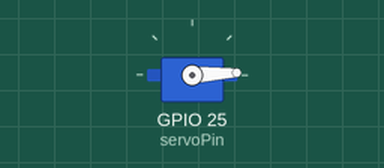
Simulated run of this sketch. Board: ESP32. Shown: servo.

Above: at 0.05 s.
At 1.3 s:
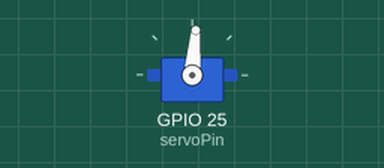
At 2.6 s:
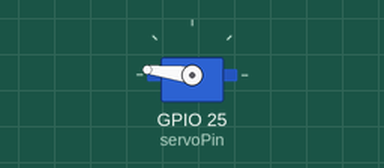
At 5.2 s:
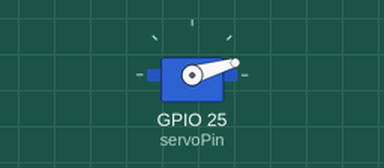
Timing chart, 0 to 7.1 s (numbered marks = the images above):
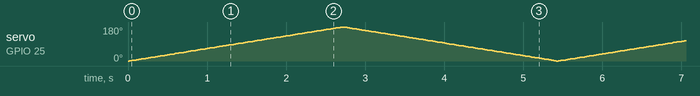

The sketch:

sketch_dec4k.ino
```cpp
#include <ESP32Servo.h>

Servo myservo; // Cria um objeto servo para controlar um servo motor
// No ESP32, até 16 objetos servo podem ser criados

int pos = 0; // Variável para armazenar a posição do servo

// Pinos PWM recomendados no ESP32 incluem 2, 4, 12-19, 21-23, 25-27, 32-33
int servoPin = 25;

void setup() {
  // Permite a alocação de todos os timers necessários para os servos
  ESP32PWM::allocateTimer(0);
  ESP32PWM::allocateTimer(1);
  ESP32PWM::allocateTimer(2);
  ESP32PWM::allocateTimer(3);

  myservo.setPeriodHertz(50); // Configura o servo para 50Hz padrão
  myservo.attach(servoPin, 500, 2400); // Conecta o servo no pino 18 ao objeto servo
                                       // usando min/max padrão de 1000us e 2000us
                                       // diferentes servos podem exigir configurações diferentes
                                       // para um movimento preciso de 0 a 180 graus
}

void loop() {
  for (pos = 0; pos <= 180; pos += 1) { // Move o servo de 0 graus a 180 graus
    myservo.write(pos); // Define a posição do servo para o valor na variável 'pos'
    delay(15); // Aguarda 15ms para o servo atingir a posição
  }

  for (pos = 180; pos >= 0; pos -= 1) { // Move o servo de 180 graus a 0 graus
    myservo.write(pos); // Define a posição do servo para o valor na variável 'pos'
    delay(15); // Aguarda 15ms para o servo atingir a posição
  }
}
```
